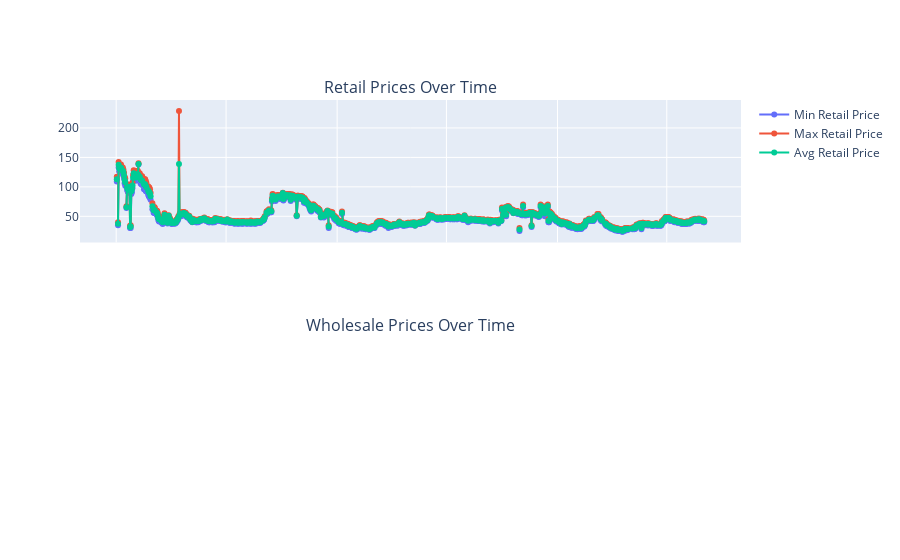

Notebook source saved alongside this figure:
### Code cell
import pandas as pd
import plotly.graph_objects as go
from plotly.subplots import make_subplots
# Create traces for retail prices
retail_trace_min = go.Scatter(x=df.index, y=df['min_retail_price'], mode='lines+markers', name='Min Retail Price')
retail_trace_max = go.Scatter(x=df.index, y=df['max_retail_price'], mode='lines+markers', name='Max Retail Price')
retail_trace_avg = go.Scatter(x=df.index, y=df['avg_retail_price'], mode='lines+markers', name='Avg Retail Price')


# Create subplots
fig = make_subplots(rows=2, cols=1, shared_xaxes=True, subplot_titles=('Retail Prices Over Time', 'Wholesale Prices Over Time'))

# Add traces to the subplots for retail prices
fig.add_trace(retail_trace_min, row=1, col=1)
fig.add_trace(retail_trace_max, row=1, col=1)
fig.add_trace(retail_trace_avg, row=1, col=1)


# Show plot
fig.show()

### Figure 1 — Plotly figure (JSON) as saved in the notebook; plotly's stock layout.template omitted (floating-point values rounded to 4 significant figures; data arrays with more than 128 entries replaced by an {"elided": "..."} marker saying what was removed)
{"data": [{"mode": "lines+markers", "name": "Min Retail Price", "type": "scatter", "x": {"elided": "974 str values"}, "xaxis": "x", "y": {"elided": "974 int values"}, "yaxis": "y"}, {"mode": "lines+markers", "name": "Max Retail Price", "type": "scatter", "x": {"elided": "974 str values"}, "xaxis": "x", "y": {"elided": "974 int values"}, "yaxis": "y"}, {"mode": "lines+markers", "name": "Avg Retail Price", "type": "scatter", "x": {"elided": "974 str values"}, "xaxis": "x", "y": {"elided": "974 float values"}, "yaxis": "y"}], "layout": {"annotations": [{"font": {"size": 16}, "showarrow": false, "text": "Retail Prices Over Time", "x": 0.5, "xanchor": "center", "xref": "paper", "y": 1, "yanchor": "bottom", "yref": "paper"}, {"font": {"size": 16}, "showarrow": false, "text": "Wholesale Prices Over Time", "x": 0.5, "xanchor": "center", "xref": "paper", "y": 0.375, "yanchor": "bottom", "yref": "paper"}], "xaxis": {"anchor": "y", "domain": [0, 1], "matches": "x2", "showticklabels": false}, "xaxis2": {"anchor": "y2", "domain": [0, 1]}, "yaxis": {"anchor": "x", "domain": [0.625, 1]}, "yaxis2": {"anchor": "x2", "domain": [0, 0.375]}}}
